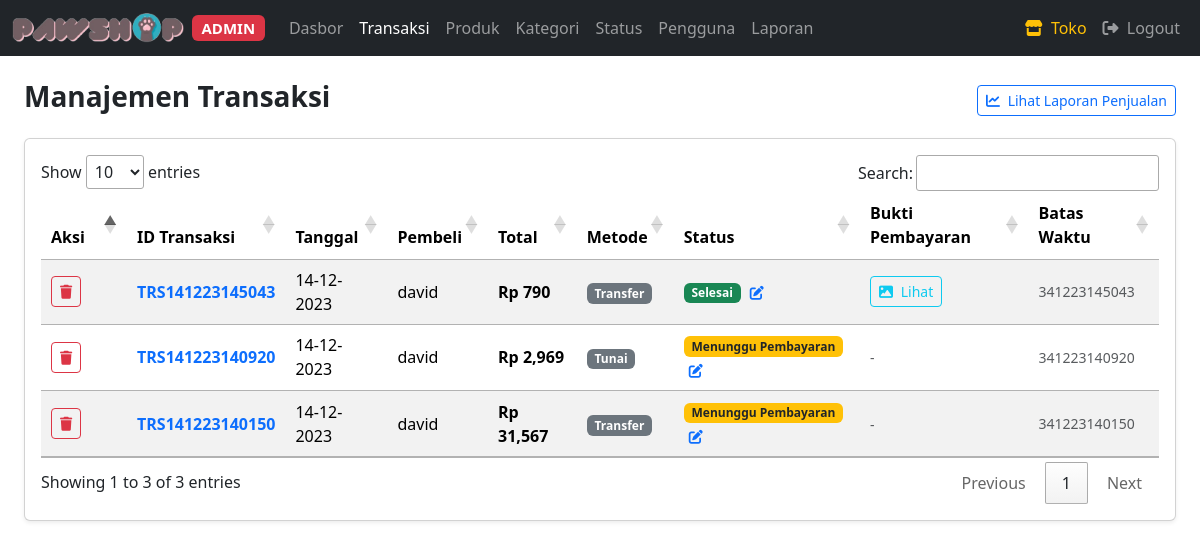
The app's page /admin/transactions.php (signed in) with its own data.
### tables this page shows
CREATE TABLE IF NOT EXISTS `transaksi` (
  `id` varchar(25) NOT NULL,
  `timestamp` varchar(30) NOT NULL,
  `user_id` int(11) NOT NULL,
  `total_amount` int(11) NOT NULL,
  `payment_method` varchar(50) NOT NULL,
  `bukti_pembayaran` varchar(255) DEFAULT NULL,
  `status_id` int(11) NOT NULL,
  `expiry_date` bigint(20) DEFAULT NULL,
  PRIMARY KEY (`id`),
  KEY `user_id` (`user_id`),
  KEY `status_id` (`status_id`)
);

CREATE TABLE IF NOT EXISTS `users` (
  `id` int(11) NOT NULL AUTO_INCREMENT,
  `username` varchar(50) NOT NULL,
  `password` varchar(255) NOT NULL,
  `phone_number` varchar(30) DEFAULT NULL,
  `remember_token` varchar(255) DEFAULT '',
  `privilege` varchar(20) NOT NULL DEFAULT 'user',
  PRIMARY KEY (`id`),
  UNIQUE KEY `username` (`username`)
);

CREATE TABLE IF NOT EXISTS `status` (
  `id` int(11) NOT NULL AUTO_INCREMENT,
  `name` varchar(50) NOT NULL,
  PRIMARY KEY (`id`)
);

### admin/transactions.php (the view, shortened to what this page needs)
<?php
require_once __DIR__ . '/../config/database.php';
?>
<!doctype html>
<html lang="en">
<head>
  <link href="<?= BASE_URL ?>assets/css/bootstrap.min.css" rel="stylesheet">
  <link rel="stylesheet" href="<?= BASE_URL ?>assets/css/datatables.min.css">
</head>
<body>
  <?php include __DIR__ . '/../includes/admin-navbar.php'; ?>
  <div class="container-fluid px-4 mt-4 mb-5">
    <div class="d-flex justify-content-between align-items-center mb-3">
      <h3 class="fw-bold">Manajemen Transaksi</h3>
      <a href="<?= BASE_URL ?>admin/reports.php" class="btn btn-outline-primary btn-sm">
        <i class="fa-solid fa-chart-line me-1"></i> Lihat Laporan Penjualan
      </a>
    </div>
    <div class="card shadow-sm">
      <div class="card-body">
        <div class="table-responsive">
          <table class="table table-striped table-hover align-middle" id="transactionsDataTables">
            <thead>
              <tr>
                <th style="width: 50px;">Aksi</th>
                <th>ID Transaksi</th>
                <th>Tanggal</th>
                <th>Pembeli</th>
                <th>Total</th>
                <th>Metode</th>
                <th>Status</th>
                <th>Bukti Pembayaran</th>
                <th>Batas Waktu</th>
              </tr>
            </thead>
            <tbody>
              <?php
              $fetch = "SELECT tr.id, tr.timestamp, u.username, tr.total_amount, tr.payment_method, tr.bukti_pembayaran, st.name AS status_name, tr.expiry_date, tr.status_id
                        FROM transaksi tr
                        JOIN users u ON tr.user_id=u.id
                        JOIN status st ON tr.status_id=st.id
                        ORDER BY tr.id DESC";
              $res = mysqli_query($conn, $fetch);
              if ($res && mysqli_num_rows($res) > 0) {
                while ($row = mysqli_fetch_assoc($res)) {
              ?>
                  <tr>
                    <td>
                      <button class="btn btn-sm btn-outline-danger" data-bs-toggle="modal" data-id="<?= $row['id']; ?>" data-bs-target="#deleteTransactions">
                        <i class="fa-solid fa-trash"></i>
                      </button>
                    </td>
                    <td class="fw-semibold">
                      <a href="<?= BASE_URL ?>customer/transaction-detail.php?id=<?= $row['id'] ?>" target="_blank" class="text-decoration-none">
                        <?= $row['id']; ?>
                      </a>
                    </td>
                    <td><?= htmlspecialchars($row['timestamp']); ?></td>
                    <td><?= htmlspecialchars($row['username']); ?></td>
                    <td class="fw-bold">Rp <?= number_format($row['total_amount']); ?></td>
                    <td><span class="badge bg-secondary"><?= htmlspecialchars($row['payment_method']); ?></span></td>
                    <td>
                      <span class="badge <?= ($row['status_id'] == 7) ? 'bg-success' : (($row['status_id'] == 6) ? 'bg-danger' : 'bg-warning text-dark') ?>">
                        <?= htmlspecialchars($row['status_name']); ?>
                      </span>
                      <button class="btn btn-sm btn-link p-0 ms-1" data-bs-toggle="modal" data-id="<?= $row['id']; ?>" data-bs-target="#editTransactions">
                        <i class="fa-solid fa-pen-to-square"></i>
                      </button>
                    </td>
                    <td>
                      <?php if (!empty($row['bukti_pembayaran'])): ?>
                        <a href="<?= BASE_URL ?>assets/images/<?= htmlspecialchars($row['bukti_pembayaran']) ?>" target="_blank" class="btn btn-sm btn-outline-info">
                          <i class="fa-solid fa-image me-1"></i> Lihat
                        </a>
                      <?php else: ?>
                        <span class="text-muted small">-</span>
                      <?php endif; ?>
                    </td>
                    <td class="small text-muted"><?= htmlspecialchars($row['expiry_date'] ?? '-'); ?></td>
                  </tr>
              <?php
                }
              }
              ?>
            </tbody>
          </table>
        </div>
      </div>
    </div>
  </div>
</body>
</html>

### records on screen
transaksi: id "TRS141223145043", timestamp "14-12-2023", user.username "david", total_amount "790", payment_method "Transfer", status.name "Selesai", expiry_date "341223145043"
transaksi: id "TRS141223140920", timestamp "14-12-2023", user.username "david", total_amount "2,969", payment_method "Tunai", status.name "Menunggu Pembayaran", expiry_date "341223140920"
transaksi: id "TRS141223140150", timestamp "14-12-2023", user.username "david", total_amount "31,567", payment_method "Transfer", status.name "Menunggu Pembayaran", expiry_date "341223140150"
